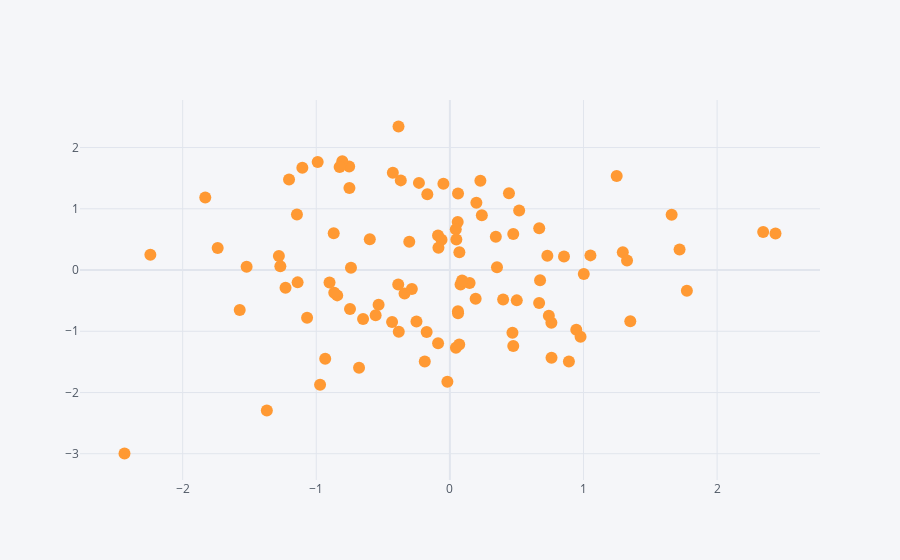

The notebook cell this image was saved under:
### Code cell
df.iplot(x="A",y="B",mode="markers")
#mode="markers" means do scatter plots
#no meaningful data
